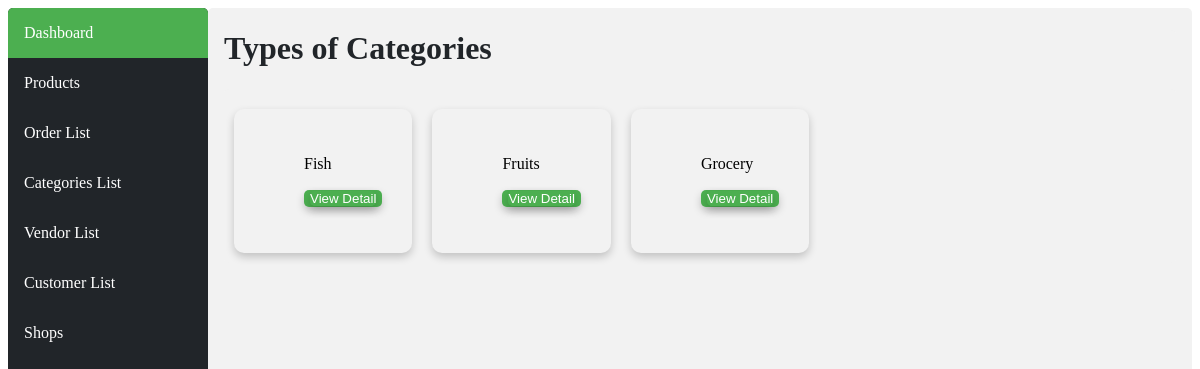
The page /category/ on the database as committed earlier.
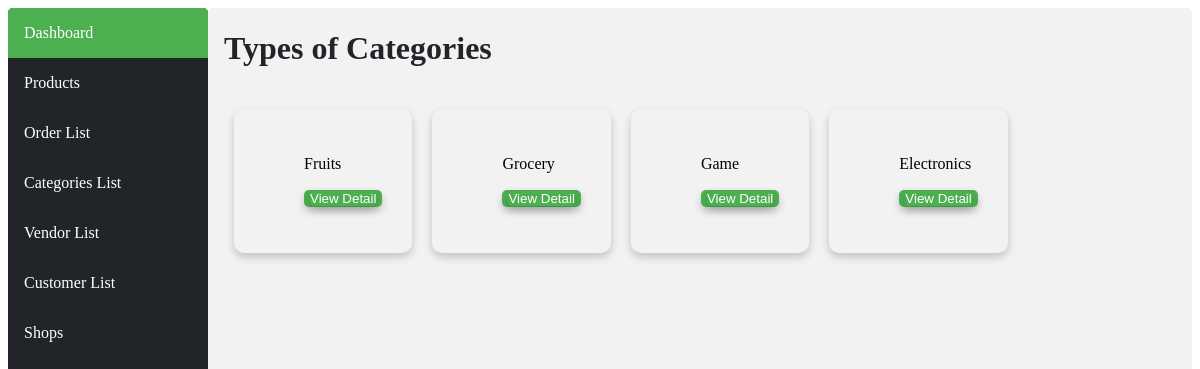
The same page on the database as committed later.
### ecommerceApp/models.py (models this page shows, shortened)
class Category(models.Model):
    name=models.CharField(max_length=50)

### ecommerceApp/views.py (the view)
# urls.py: path('category/',views.caregoryList,name="category"),
def caregoryList(request):
    categories=Category.objects.all()
    return render(request, 'html/categoryList.html',{"categories":categories})

### ecommerceApp/templates/html/categoryList.html
{%extends "html/layout.html"%}
{%block body%}
{% load static %}
<link rel="stylesheet" href="{% static 'css/categorylist.css' %}" />
<div>
    <h1 class="title">Types of Categories </h1>
        <div class="main">
            {%for category in categories%}
            <div class="card">
                <ul>{{category.name}}   </ul>
                    <ul><button class="button">
                        <a  class="button" href="{%url 'main:category-detail' category.id %}">View Detail</a>
                    </button></ul>
            </div>
            {%endfor%}
        </div>
</div>
{%endblock%}

Rows that differ between the two databases and show on the page:
removed Category: name "Fish"
added Category: name "Game"
added Category: name "Electronics"
